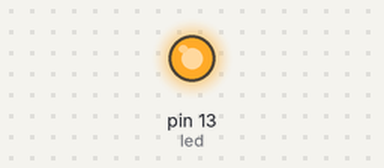
The sketch below on a simulated Arduino Uno, built with avr-gcc and run on an emulated ATmega328P. On the bench: output pins drawn as LEDs (lit = HIGH).

Above: at 0.05 s.
Timing chart, 0 to 3.0 s (numbered marks = the images above):
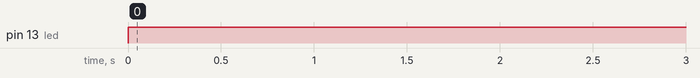

Measured:
- by itself, pin 13 (led): LOW → HIGH at 0.00 s

The sketch:

P2_PrendidoApagadoLED.ino
```cpp
//Prendido de un LED
//LED digital*** --- analogico

int led = 13; //pin -- pin digital

void setup() {
  // put your setup code here, to run once:
  //CONFIGURACION DEL MODO DE TRABAJO DEL PIN ASOCIADO A LA VARIABLE "LED"
  pinMode(led, OUTPUT);  // OUTPUT   INPUT
}

//OSCILADOR DE CRISTAL DE 16MHz
void loop() {
  // put your main code here, to run repeatedly:

    //delay(1000); //milisegundo

    digitalWrite(led,1);
    delay(1000); //milisegundo
    digitalWrite(led,0);

    //delay(1000); //milisegundo

}
```
